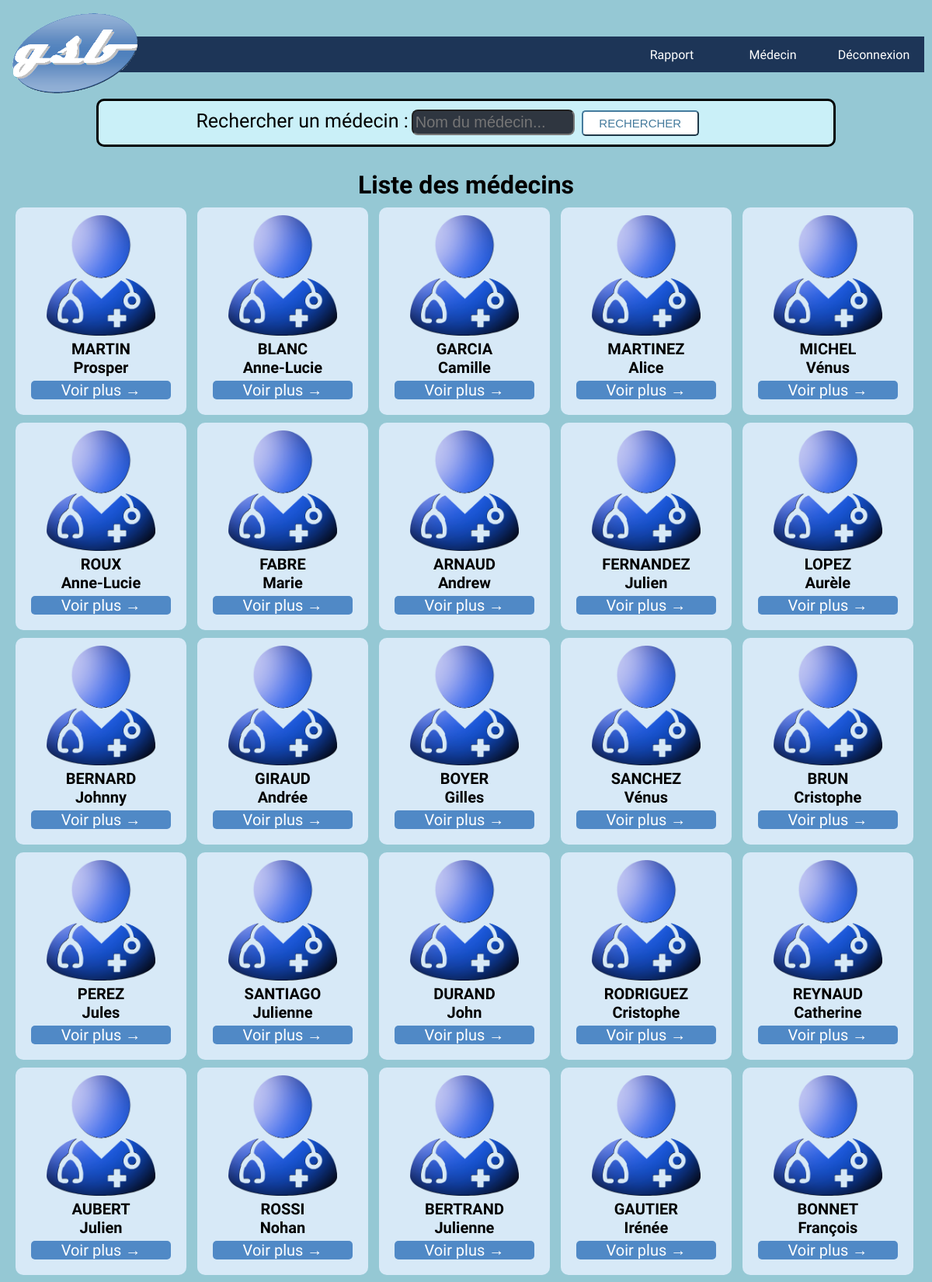
/controleur/consulterMedecin.php (signed in, upper part), run on the app's committed database.
### tables this page shows
CREATE TABLE `medecin` (
  `id` int(11) NOT NULL,
  `nom` varchar(30) NOT NULL,
  `prenom` varchar(30) NOT NULL,
  `adresse` varchar(80) NOT NULL,
  `tel` varchar(15) DEFAULT NULL,
  `specialitecomplementaire` varchar(50) DEFAULT NULL,
  `departement` int(11) NOT NULL
);

### modele/VisiteurDAO.php (called while the page is built, shortened)
<?php
include_once 'ConnexionDAO.php';
class VisiteurDAO {
    public static function getVisiteurBylogin($login) {
        try {
            $cnx = ConnexionDAO::connexionPDO();
            $requete = $cnx->prepare("select * from visiteur where login=:login");
            $requete->bindValue(':login', $login, PDO::PARAM_STR);
            $requete->execute();
            $resultat = $requete->fetch(PDO::FETCH_ASSOC);
        } catch (PDOException $e) {
            print "Erreur !: " . $e->getMessage();
            die();
        }
        return $resultat;
    }
}

### modele/ConnexionDAO.php (called while the page is built)
<?php
class ConnexionDAO{
    public static function connexionPDO() {
    $login = "root";
    $mdp = "";
    $bd = "gestVis";
    $serveur = "localhost";
    try {
        $conn = new PDO("mysql:host=$serveur;dbname=$bd", $login, $mdp, array(PDO::MYSQL_ATTR_INIT_COMMAND => 'SET NAMES \'UTF8\''));
        $conn->setAttribute(PDO::ATTR_ERRMODE, PDO::ERRMODE_EXCEPTION);
        return $conn;
    } catch (PDOException $e) {
        print "Erreur de connexion PDO ";
        die();
    }
}
}
?>

### modele/AuthentificationDAO.php (called while the page is built, shortened)
<?php
include_once "VisiteurDAO.php";
class AuthentificationDAO{
    public static function isLoggedOn() {
        $ret = false;
        if (isset($_SESSION["login"])) {
            $util = VisiteurDAO::getVisiteurBylogin($_SESSION["login"]);
            if ($util["login"] == $_SESSION["login"] && $util["mdp"] == $_SESSION["mdp"]) {
                $ret = true;
            }
        }
        return $ret;
    }
}

### modele/MedecinDAO.php (called while the page is built, shortened)
<?php
include_once 'ConnexionDAO.php';
class MedecinDAO {
    public static function getMedecins() {
        $resultat = array();
        try {
            $cnx = ConnexionDAO::connexionPDO();
            $req = $cnx->prepare("select * from medecin");
            $req->execute();
            $ligne = $req->fetch(PDO::FETCH_ASSOC);
            while ($ligne) {
                $resultat[] = $ligne;
                $ligne = $req->fetch(PDO::FETCH_ASSOC);
            }
        } catch (PDOException $e) {
            print "Erreur !: " . $e->getMessage();
            die();
        }
        return $resultat;
    }
}

### vue/listeMedecins.php (the view)
<div class="nouveauMedForm">
    <form action="./?action=chercherMedecin" method="POST" id="centerDivMedecin">
            <label for="practicien" class="textFormMed">Rechercher un médecin :</label>
            <input type="text" name="nom" class="labelRMed" placeholder="Nom du médecin..." value="<?php $nom ?>" />
            <input type="submit" value="RECHERCHER" class="submitRap2">
    </form>
</div>
<h1 class="headlisteMed">Liste des médecins</h1>
    <div class="listeMedecinsDiv">
   <?php
    for ($i = 0; $i < count($listeMedecins); $i++) {
        ?>
        <div class="cardMed">
                <img src="./img/iconDoc.png" class="imgIconDoc">
                <div class="nomMedCard"><?php echo $listeMedecins[$i]['nom'] . " <br>" . $listeMedecins[$i]['prenom'] ."<br>" ; ?>
                </div>
                <?php echo "<a class='buttonVoirPlus' href='./?action=detailUnMedecin&id=" . $listeMedecins[$i]['id'] . "'>Voir plus →</a>"; ?>
        </div>
        <?php
    }
    ?>
</div>

### controleur/consulterMedecin.php (shortened to what this page needs)
<?php
include_once "./modele/AuthentificationDAO.php";
include_once "./modele/MedecinDAO.php";
if($nom!=""){
    $listeMedecins = MedecinDAO::getMedecinsByNom($nom);
}
else{
    $listeMedecins = MedecinDAO::getMedecins();
}
if (AuthentificationDAO::isLoggedOn()){
    include "./vue/entete.html.php";
    include "./vue/nav.php";
    include "./vue/listeMedecins.php";
    include "./vue/pied.html.php";
}
else{
    $titre = "authentification";
    include "./vue/entete.html.php";
    include "./vue/form.php";
    include "./vue/pied.html.php";
}
?>

### vue/entete.html.php (shortened to what this page needs)
<!DOCTYPE html>
<html>
  <head>
  </head>
  <body>

### vue/nav.php (shortened to what this page needs)
    <img src="./img/gsbLogo.png" class="logoNav">
    <div class="navbar">
         <div class="dropdown">
            <a href="./?action=deconnexion">
                <button class="dropbtn">Déconnexion
                </button>
            </a>
        </div>
        <div class="dropdown">
            <a href="./?action=consulterMedecin">
                <button class="dropbtn">Médecin
                </button>
            </a>
        </div>
        <div class="dropdown">
            <button class="dropbtn">Rapport
            </button>
        </div>
</div>

### vue/pied.html.php (shortened to what this page needs)
    </body>
</html>

### css/style.css (style rules this page uses)
body { margin:10px; background-color:#95c8d4; font-family: 'Questrial'; }
.navbar { overflow: hidden; width: 97%; background-color: #1d3557; height: 46px; margin-top: -80px; margin-bottom: 30px; float: right; }
.navbar a { float: right; color: white; text-align: center; text-decoration: none; }
.dropdown { float: right; overflow: hidden; width: 130px; }
.dropdown .dropbtn { font-size: 16px; border: none; outline: none; color: white; padding: 14px 16px; background-color: inherit; font-family: inherit; margin: 0; width: 130px; }
.headlisteMed { text-align: center; margin-top: 30px; margin-bottom: 0px; }
.cardMed { background-color: #D7E9F7; width: 200px; padding: 10px; margin-top: 10px; display: inline-block; border-radius: 10px; margin-left: 10px; }
.nomMedCard { text-align: center; font-weight: bold; font-size: 20px; }
.buttonVoirPlus { background-color: #5089C6; text-decoration: none; color: white; text-align: center; display: block; margin-left: auto; margin-right: auto; width: 90%; margin-top: 5px; margin-bottom: 10px; font-size: 20px; border-radius: 5px; }

### css/images.css (style rules this page uses)
.logoNav { width: 15%; overflow: visible; display: inline-block; }
.imgIconDoc { width: 70%; display: block; margin-left: auto; margin-right: auto; margin-bottom: 5px; }

### css/forms.css (style rules this page uses)
.nouveauMedForm { border-style: solid; width: 80%; padding: 1px; border-radius: 10px; background-color: #caf0f8; display: block; margin-left: auto; margin-right: auto; }
.labelRMed { display: inline-block; background-color: #2f3640; border-radius: 8px; width: 200px; padding: 3px; color: white; font-size: 20px; }
#centerDivMedecin { display: block; margin-left: auto; margin-right: auto; margin-top: 10px; width: 80%; margin-bottom: 10px; }
.submitRap2 { margin-left: 5px; display: inline-block; padding: 6px; width: 20%; font-size: 15px; border-color: #457b9d; background-color: white; color: #457b9d; border-radius: 5px; text-align: center; text-decoration: none; }
.textFormMed { font-size: 25px; margin-left: 30px; }

### data on the page
medecin: nom "MARTIN", prenom "Prosper"
medecin: nom "BLANC", prenom "Anne-Lucie"
medecin: nom "GARCIA", prenom "Camille"
medecin: nom "MARTINEZ", prenom "Alice"
medecin: nom "MICHEL", prenom "Vénus"
medecin: nom "ROUX", prenom "Anne-Lucie"
medecin: nom "FABRE", prenom "Marie"
medecin: nom "ARNAUD", prenom "Andrew"
medecin: nom "FERNANDEZ", prenom "Julien"
medecin: nom "LOPEZ", prenom "Aurèle"
medecin: nom "BERNARD", prenom "Johnny"
medecin: nom "GIRAUD", prenom "Andrée"
medecin: nom "BOYER", prenom "Gilles"
medecin: nom "SANCHEZ", prenom "Vénus"
medecin: nom "BRUN", prenom "Cristophe"
medecin: nom "PEREZ", prenom "Jules"
medecin: nom "SANTIAGO", prenom "Julienne"
medecin: nom "DURAND", prenom "John"
medecin: nom "RODRIGUEZ", prenom "Cristophe"
medecin: nom "REYNAUD", prenom "Catherine"
medecin: nom "AUBERT", prenom "Julien"
medecin: nom "ROSSI", prenom "Nohan"
medecin: nom "BERTRAND", prenom "Julienne"
medecin: nom "GAUTIER", prenom "Irénée"
medecin: nom "BONNET", prenom "François"
